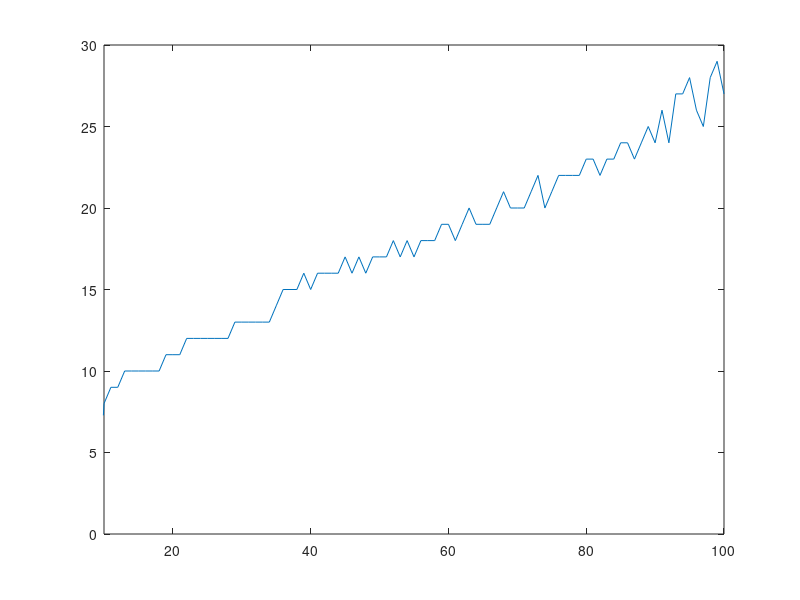

MATLAB code for this plot:
for n = 10:100
    A = rand(n);
    A = (A + A')/2;
    A = A + 5*eye(n);
    b = rand(n,1);
    x = zeros(n, 1); % 初期状態の設定

    maxit = 2000; % 最大反復回数
    tol = 1e-08; % 判定条件

    r = b - A*x;
    p = r;

    for i = 1:maxit
        v = 0;
        Ap = A*p;
        alpha = dot(p,r)/dot(p,Ap);
        x = x + alpha*p;
        r = r - alpha*Ap;
        beta = -dot(r,Ap)/dot(p,Ap);
        p = r + beta*p;
        v = norm(r);
        t(i) = v;
        t2 = i;
        if v < tol
            break;
        end
    end
    c(n) = t2;
end

plot(c);
xlim([10 100]);